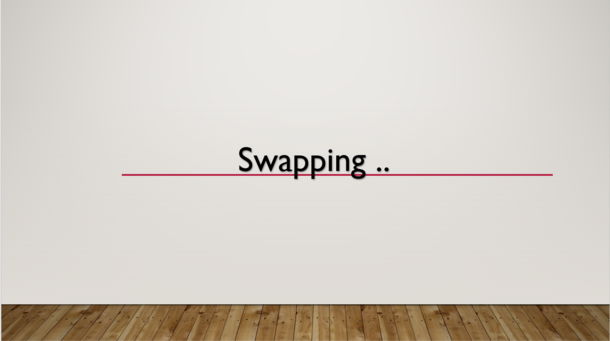
#> input picture swap1.PNG, 610 x 341 px, found by its file name
$ jupyter execute 'task 4.2.ipynb'
#> lines starting #> are read from the running program, lines starting #| are printed output that depends on the picture; after the words box and inside, x2 and y2 are one past the last pixel; in counts of white or black regions, pixels touching at a corner belong together
[cell 1]
import cv2
import numpy as arr

[cell 2]
def showImage(photo,name):
    cv2.imshow(name,photo)
    cv2.waitKey()
    cv2.destroyAllWindows()

[cell 3]
swap1 = cv2.imread('swap1.png')
#> swap1 is the input picture: shape (341, 610, 3); mean B, G, R 198.1, 206.1, 212.7
swap2 = cv2.imread('swap2.png')
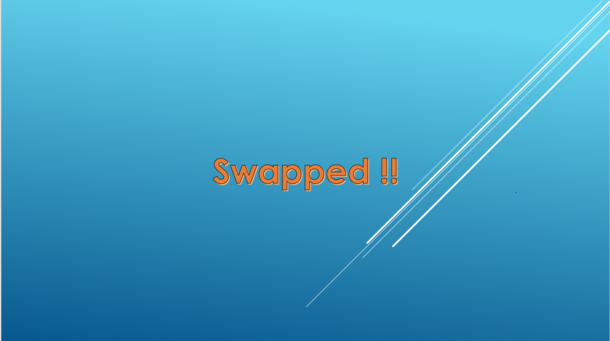
#> input picture swap2.PNG, 610 x 341 px, found by its file name
#> swap2 is the input picture: shape (341, 610, 3); mean B, G, R 194.5, 157, 61.6

[cell 4]
showImage(swap1,"1")
showImage(swap2,"2")

[cell 5]
img1 = cv2.imread('swap1.png')
img2 = cv2.imread('swap2.png')

[cell 6]
img1[132:176,217:418] = swap2[147:191,205:406]
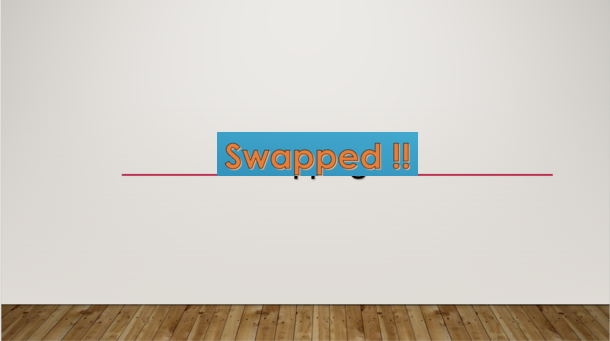
#> img1: shape (341, 610, 3); 4.25% of pixels changed, all inside (x1, y1, x2, y2) = (217, 132, 418, 176)
img2[147:191,205:406] = swap1[132:176,217:418]
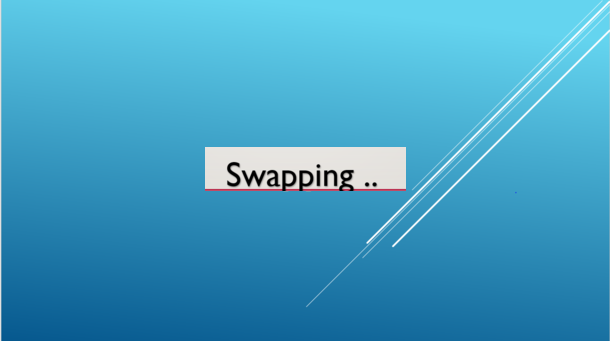
#> img2: shape (341, 610, 3); 4.25% of pixels changed, all inside (x1, y1, x2, y2) = (205, 147, 406, 191)

[cell 7]
showImage(img1,"1")
showImage(img2,"2")
